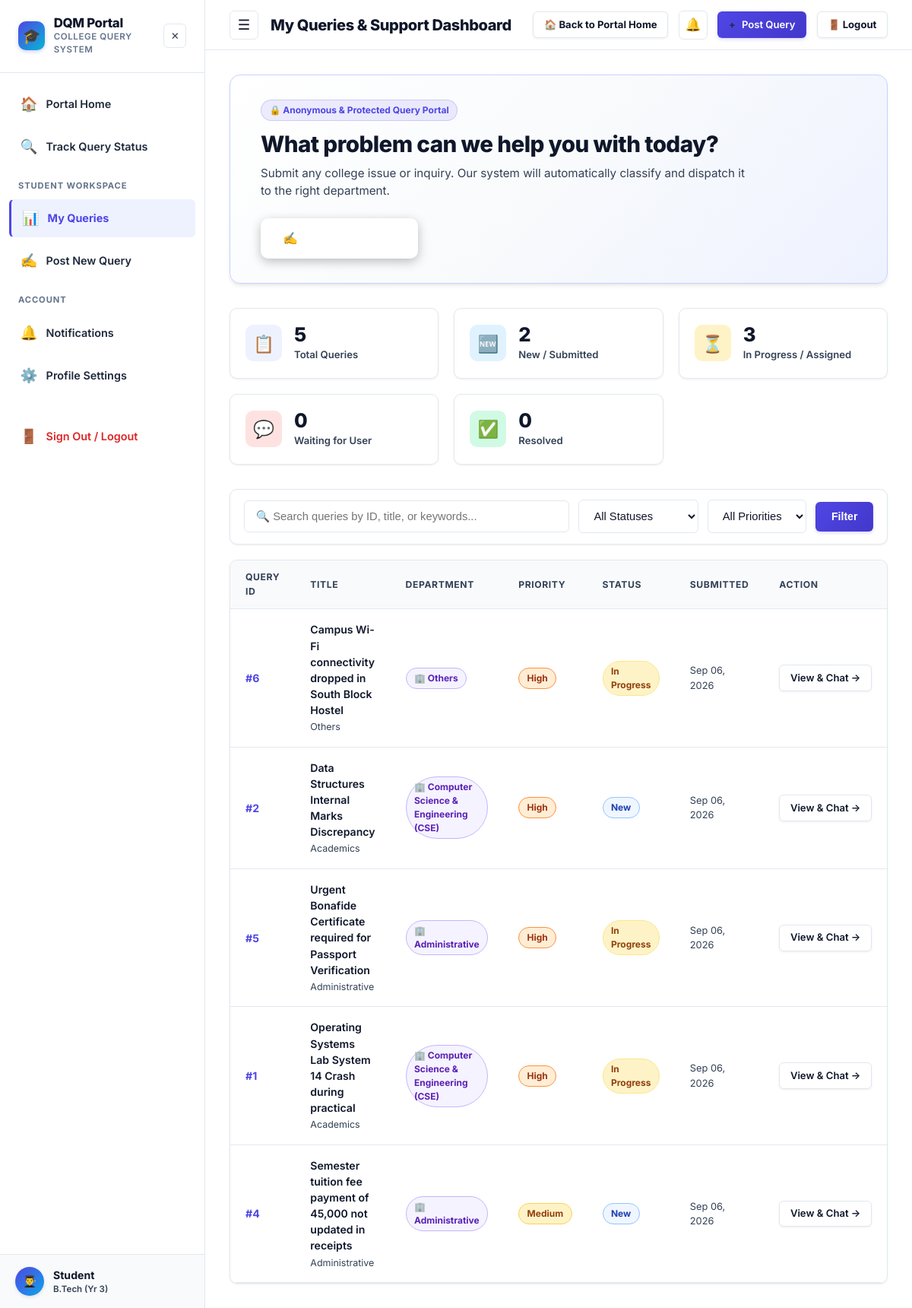
The page /dashboard (signed in) on the database as committed earlier.
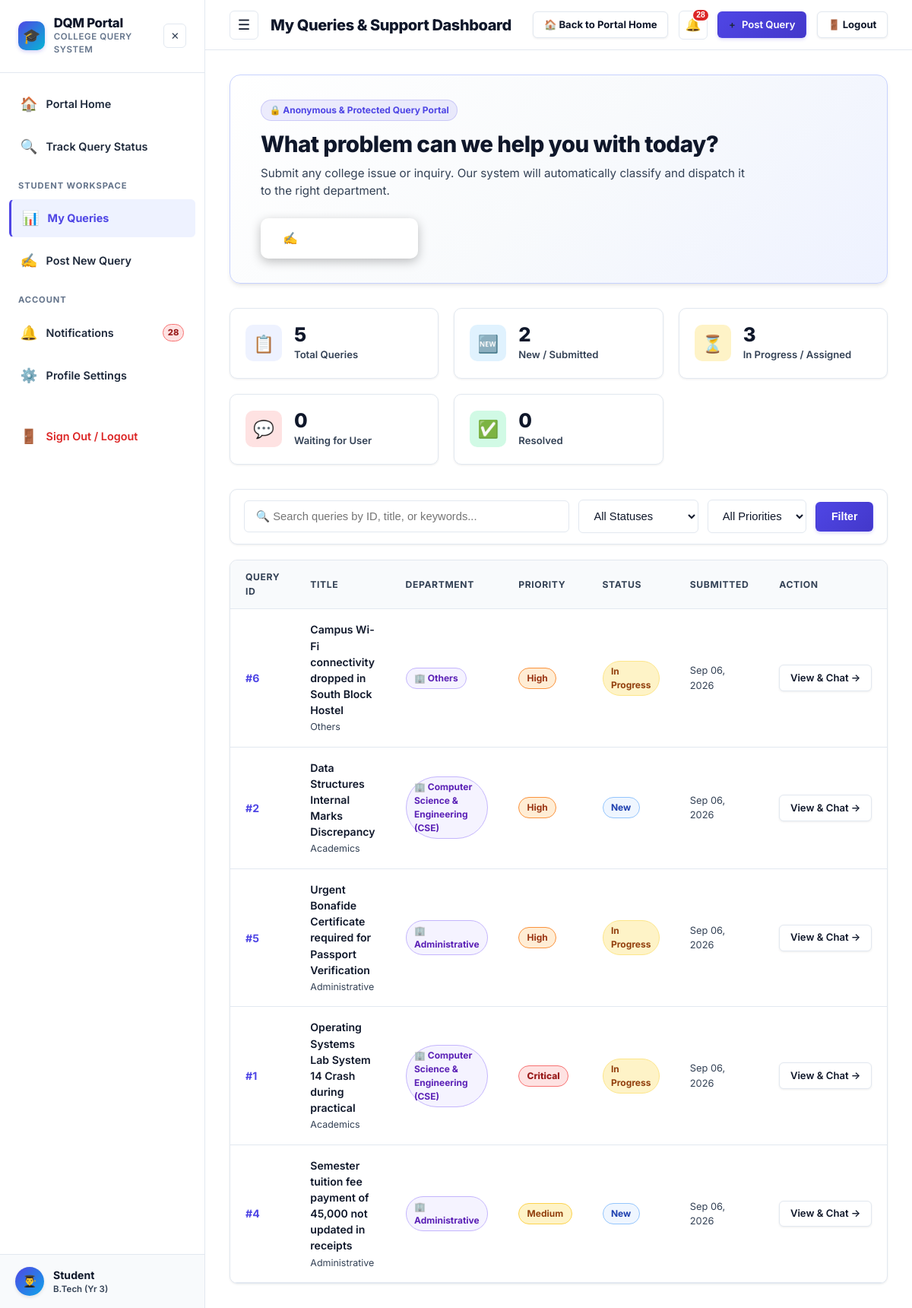
The same page on the database as committed later.
### tables this page shows
CREATE TABLE queries (
    id INTEGER PRIMARY KEY AUTOINCREMENT,
    user_id INTEGER NOT NULL,
    title TEXT NOT NULL,
    description TEXT NOT NULL,
    category TEXT NOT NULL DEFAULT 'Academics',
    level TEXT,
    course TEXT,
    department TEXT NOT NULL,
    year INTEGER,
    priority TEXT NOT NULL DEFAULT 'Medium',
    status TEXT NOT NULL DEFAULT 'New',
    assigned_staff_id INTEGER,
    is_routed_manually INTEGER DEFAULT 0,
    admin_reviewed INTEGER DEFAULT 0,
    created_at TIMESTAMP DEFAULT CURRENT_TIMESTAMP,
    updated_at TIMESTAMP DEFAULT CURRENT_TIMESTAMP,
    first_response_at TIMESTAMP,
    resolved_at TIMESTAMP,
    FOREIGN KEY(user_id) REFERENCES users(id) ON DELETE CASCADE,
    FOREIGN KEY(assigned_staff_id) REFERENCES users(id) ON DELETE SET NULL
);

### app.py (the view)
@app.route('/dashboard')
@login_required
def dashboard():
    user = get_current_user()
    if user['role'] in ['staff', 'office_staff', 'hod']:
        return redirect(url_for('department_dashboard'))
    elif user['role'] == 'ao':
        return redirect(url_for('department_dashboard', dept='Administrative'))
    elif user['role'] == 'principal':
        return redirect(url_for('department_dashboard', dept='Others', view='received'))
    elif user['role'] == 'admin':
        return redirect(url_for('admin_dashboard'))
    db = get_db()
    stats_row = db.execute("""
        SELECT
            COUNT(*) as total,
            SUM(CASE WHEN status = 'New' THEN 1 ELSE 0 END) as new,
            SUM(CASE WHEN status IN ('Assigned', 'In Progress') THEN 1 ELSE 0 END) as in_progress,
            SUM(CASE WHEN status = 'Waiting for User' THEN 1 ELSE 0 END) as waiting,
            SUM(CASE WHEN status = 'Resolved' THEN 1 ELSE 0 END) as resolved
        FROM queries WHERE user_id = ?
    """, (user['id'],)).fetchone()
    stats = {
        'total': stats_row['total'] or 0,
        'new': stats_row['new'] or 0,
        'in_progress': stats_row['in_progress'] or 0,
        'waiting': stats_row['waiting'] or 0,
        'resolved': stats_row['resolved'] or 0,
    }
    status_filter = request.args.get('status', '')
    priority_filter = request.args.get('priority', '')
    search_query = request.args.get('search', '').strip()
    sql = """
        SELECT q.*,
               (SELECT message FROM messages WHERE query_id = q.id ORDER BY created_at DESC LIMIT 1) as last_message,
               (SELECT created_at FROM messages WHERE query_id = q.id ORDER BY created_at DESC LIMIT 1) as last_activity
        FROM queries q
        WHERE q.user_id = ?
    """
    params = [user['id']]
    if status_filter:
        sql += " AND q.status = ?"
        params.append(status_filter)
    if priority_filter:
        sql += " AND q.priority = ?"
        params.append(priority_filter)
    if search_query:
        sql += " AND (q.title LIKE ? OR q.description LIKE ? OR q.id LIKE ?)"
        term = f"%{search_query}%"
        params.extend([term, term, term])
    sql += " ORDER BY q.created_at DESC"
    queries = db.execute(sql, params).fetchall()
    return render_template(
        'dashboard.html',
        stats=stats,
        queries=queries,
        current_status=status_filter,
        current_priority=priority_filter,
        search_query=search_query
    )

### app.py (called while the page is built)
@app.after_request
def add_cache_headers(response):
    if request.path.startswith('/static/'):
        response.headers['Cache-Control'] = 'public, max-age=86400'
    return response

def login_required(f):
    @wraps(f)
    def decorated_function(*args, **kwargs):
        user = get_current_user()
        if not user:
            session.clear()
            flash('Please log in to access this page.', 'warning')
            return redirect(url_for('login', next=request.url))
        return f(*args, **kwargs)
    return decorated_function

def get_current_user():
    if hasattr(g, '_current_user'):
        return g._current_user
    if 'user_id' in session:
        db = get_db()
        user = db.execute('SELECT * FROM users WHERE id = ?', (session['user_id'],)).fetchone()
        if not user or not user['is_active']:
            session.clear()
            g._current_user = None
            return None
        g._current_user = dict(user)
        return g._current_user
    g._current_user = None
    return None

### templates/dashboard.html (shortened to what the changed rows need)
{% extends 'base.html' %}
{% block content %}
<div style="max-width: 1200px; margin: 0 auto;">
  <div class="hero-card" style="padding: 2rem 2.5rem; margin-bottom: 2rem;">
    <div style="display: flex; justify-content: space-between; align-items: center; flex-wrap: wrap; gap: 1.5rem;">
      <div>
        <h1 style="font-size: 1.85rem; margin-bottom: 0.35rem;">What problem can we help you with today?</h1>
      </div>
    </div>
  </div>
  <div class="table-container">
    <table class="table">
      <thead>
        <tr>
          <th>Query ID</th>
          <th>Title</th>
          <th>Department</th>
          <th>Priority</th>
          <th>Status</th>
          <th>Submitted</th>
          <th>Action</th>
        </tr>
      </thead>
      <tbody>
        {% if queries %}
          {% for q in queries %}
          <tr>
            <td style="font-weight: 700; color: var(--primary);">#{{ q.id }}</td>
            <td>
              <a href="{{ url_for('query_details', query_id=q.id) }}" style="font-weight: 600; color: var(--text-main); display: block;">
                {{ q.title }}
              </a>
              <span style="font-size: 0.78rem; color: var(--text-muted);">{{ q.category }}</span>
            </td>
            <td>
              <span class="badge badge-status-assigned">🏢 {{ q.department }}</span>
            </td>
            <td>
              <span class="badge badge-{{ q.priority | lower }}">{{ q.priority }}</span>
            </td>
            <td>
              <span class="badge badge-status-{{ q.status | lower | replace(' ', '-') }}">{{ q.status }}</span>
            </td>
            <td style="font-size: 0.8rem; color: var(--text-muted);">
              {{ q.created_at | timeago }}
            </td>
            <td>
              <a href="{{ url_for('query_details', query_id=q.id) }}" class="btn btn-secondary btn-sm">
                View & Chat →
              </a>
            </td>
          </tr>
          {% endfor %}
        {% endif %}
      </tbody>
    </table>
  </div>
</div>
{% endblock %}

### templates/base.html (shortened to what the changed rows need)
<!DOCTYPE html>
<html lang="en">
<head>
  <link rel="stylesheet" href="{{ url_for('static', filename='css/style.css') }}">
</head>
<body data-user-role="{{ current_user.role if current_user else '' }}" data-user-dept="{{ current_user.department if current_user else '' }}" data-user-id="{{ current_user.id if current_user else '' }}">
  <div class="app-container">
    {% if current_user %}
    <aside class="sidebar" id="appSidebar">
      <div class="sidebar-header">
        <a href="{{ url_for('index') }}" class="sidebar-brand-wrapper" style="text-decoration: none; color: inherit;">
          <div class="sidebar-brand">
            <h2>DQM Portal</h2>
          </div>
        </a>
      </div>
      <nav class="sidebar-nav">
        <a href="{{ url_for('notifications') }}" class="nav-item {% if request.endpoint == 'notifications' %}active{% endif %}">
          <span class="icon">🔔</span> Notifications
          {% if unread_notifications_count > 0 %}
          <span class="badge badge-urgent" style="margin-left: auto; padding: 2px 6px; font-size: 0.7rem;">{{ unread_notifications_count }}</span>
          {% endif %}
        </a>
      </nav>
    </aside>
    {% endif %}
    <div class="main-content">
      {% if current_user %}
      <header class="topbar">
        <div class="topbar-right">
          <div class="notif-wrapper">
            <button class="notif-btn" id="notifBtn" aria-label="Notifications" title="Notifications">
              🔔
              {% if unread_notifications_count > 0 %}
              <span class="notif-badge">{{ unread_notifications_count }}</span>
              {% endif %}
            </button>
          </div>
        </div>
      </header>
      {% endif %}
      <main class="page-body">
        {% block content %}{% endblock %}
      </main>
    </div>
  </div>
</body>
</html>

Rows that differ between the two databases and show on the page:
changed queries "Operating Systems Lab System 14 Crash during practical": priority "High" → "Critical"
Other text that changed with them:
{{ unread_notifications_count }}: (not shown) → "28"
